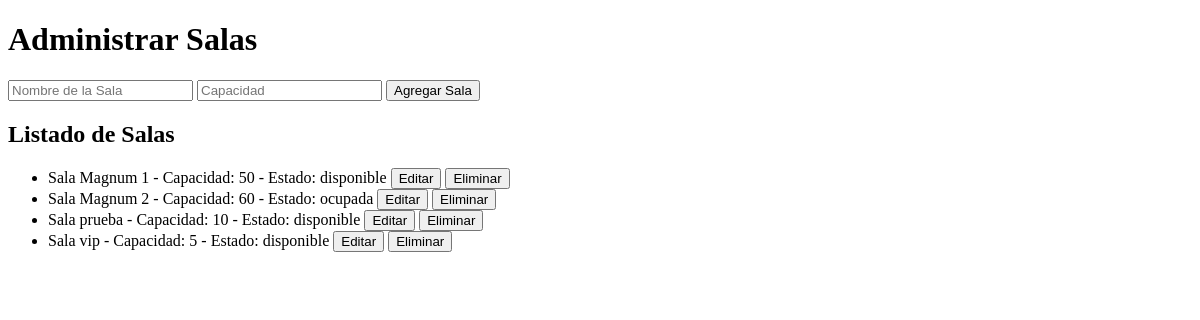
The page /pages/salas.php on the database its author committed.
### tables this page shows
CREATE TABLE `salas` (
  `id_sala` int NOT NULL AUTO_INCREMENT,
  `nombre` varchar(100) NOT NULL,
  `capacidad` int NOT NULL,
  `estado` enum('ocupada','disponible') DEFAULT 'disponible',
  PRIMARY KEY (`id_sala`)
);

### functions/gestionar.php (called while the page is built, shortened)
<?php
include_once(__DIR__ . '/../config.php');
function obtenerSalas() {
    global $conexion;
    $result = $conexion->query("SELECT * FROM salas");
    return $result->fetch_all(MYSQLI_ASSOC);
}
?>

### pages/salas.php (the view, shortened to what this page needs)
<?php
include_once '../config.php';
include_once '../functions/gestionar.php';
$salas = obtenerSalas();
?>
<!DOCTYPE html>
<html lang="en">
<head>
    <link rel="stylesheet" href="../assets/css/styles.css">
</head>
<body>
    <h1>Administrar Salas</h1>
    <form method="post">
        <input type="text" name="nombre" placeholder="Nombre de la Sala" required>
        <input type="number" name="capacidad" placeholder="Capacidad" required>
        <button type="submit">Agregar Sala</button>
    </form>
    <h2>Listado de Salas</h2>
    <ul>
        <?php foreach ($salas as $sala): ?>
            <li>
                <?php echo "{$sala['nombre']} - Capacidad: {$sala['capacidad']} - Estado: {$sala['estado']}"; ?>
                <button onclick="abrirModal(<?php echo $sala['id_sala']; ?>)">Editar</button>
                <form method="post" style="display:inline;">
                    <button type="submit" name="eliminar" onclick="return confirm('Estas seguro que deseas eliminar esta sala xdxd?');" >Eliminar</button>
                </form>
            </li>
        <?php endforeach; ?>
    </ul>
</body>
</html>

### rows shown on the page
salas: nombre "Sala Magnum 1", capacidad "50", estado "disponible"
salas: nombre "Sala Magnum 2", capacidad "60", estado "ocupada"
salas: nombre "Sala prueba", capacidad "10", estado "disponible"
salas: nombre "Sala vip", capacidad "5", estado "disponible"
